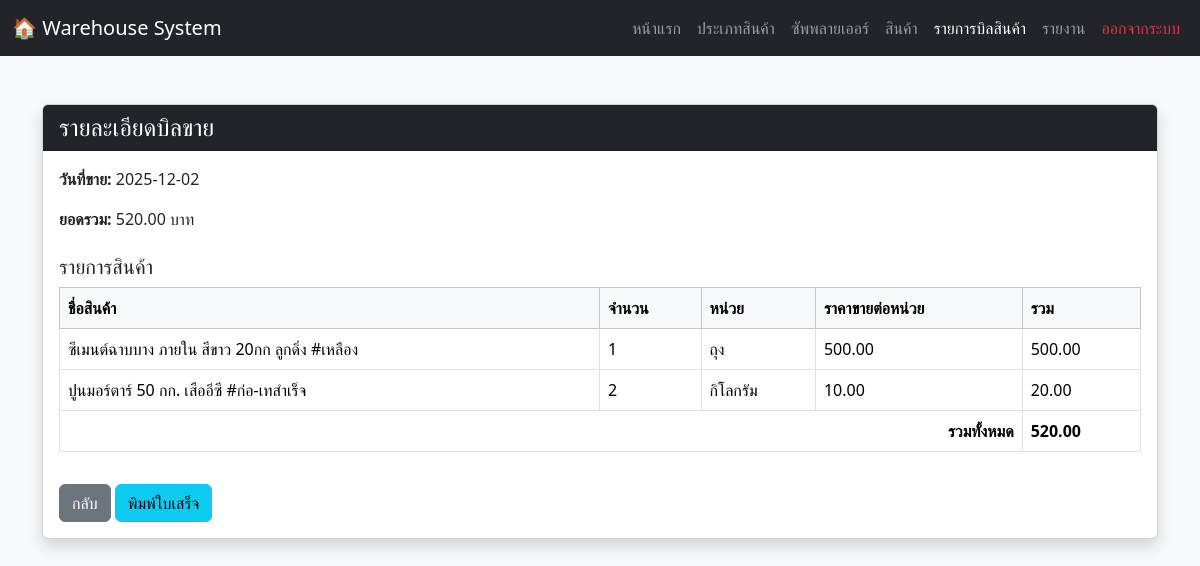
Screenshot of /sale_detail.php?sale_id=25 with the database file from the repository.
### tables this page shows
CREATE TABLE `sales` (
  `sale_id` int(11) NOT NULL,
  `user_id` int(11) DEFAULT NULL,
  `sale_date` date DEFAULT NULL,
  `total_amount` decimal(12,2) DEFAULT NULL
);

CREATE TABLE `sale_details` (
  `sale_detail_id` int(11) NOT NULL,
  `sale_id` int(11) DEFAULT NULL,
  `product_id` int(11) DEFAULT NULL,
  `quantity` int(11) NOT NULL,
  `sale_price` decimal(10,2) NOT NULL,
  `sale_unit` varchar(50) NOT NULL
);

CREATE TABLE `products` (
  `product_id` int(11) NOT NULL,
  `product_name` varchar(150) NOT NULL,
  `category_id` int(11) DEFAULT NULL,
  `supplier_id` int(11) DEFAULT NULL,
  `base_unit` varchar(50) DEFAULT NULL,
  `sub_unit` varchar(50) DEFAULT NULL,
  `unit_conversion_rate` decimal(10,2) NOT NULL DEFAULT 1.00,
  `stock_in_sub_unit` decimal(10,2) NOT NULL DEFAULT 0.00,
  `selling_price` decimal(10,2) NOT NULL DEFAULT 0.00,
  `reorder_level` decimal(10,2) NOT NULL DEFAULT 0.00,
  `image_path` varchar(255) DEFAULT NULL
);

### sale_detail.php (the view, shortened to what this page needs)
<?php
include 'connection.php';
$sale_id = $_GET['sale_id'];
$sql_sale = "SELECT sale_id, sale_date, total_amount
             FROM sales
             WHERE sale_id = ?";
$stmt = $conn->prepare($sql_sale);
$stmt->bind_param("i", $sale_id);
$stmt->execute();
$result_sale = $stmt->get_result();
$sale = $result_sale->fetch_assoc();
$sql_detail = "SELECT sd.*, p.product_name, p.base_unit, p.unit_conversion_rate
               FROM sale_details sd
               JOIN products p ON sd.product_id = p.product_id
               WHERE sd.sale_id = ?";
$stmt2 = $conn->prepare($sql_detail);
$stmt2->bind_param("i", $sale_id);
$stmt2->execute();
$result_detail = $stmt2->get_result();
$price_header = "ราคาขายต่อหน่วย";
$all_items = [];
if ($result_detail->num_rows > 0) {
    while($item = $result_detail->fetch_assoc()) {
        $all_items[] = $item;
    }
}
?>
<!DOCTYPE html>
<html lang="th">
<head>
    <link href="https://cdn.jsdelivr.net/npm/bootstrap@5.3.2/dist/css/bootstrap.min.css" rel="stylesheet">
</head>
<body class="bg-light">
  <nav class="navbar navbar-expand-lg navbar-dark bg-dark">
    <div class="container-fluid">
      <a class="navbar-brand" href="#">🏠 Warehouse System</a>
      <div class="collapse navbar-collapse" id="navbarNav">
        <ul class="navbar-nav ms-auto">
          <li class="nav-item"><a class="nav-link" href="homepage.php">หน้าแรก</a></li>
          <li class="nav-item"><a class="nav-link" href="categories.php">ประเภทสินค้า</a></li>
          <li class="nav-item"><a class="nav-link" href="suppliers.php">ซัพพลายเออร์</a></li>
          <li class="nav-item"><a class="nav-link" href="products.php">สินค้า</a></li>
          <li class="nav-item"><a class="nav-link active" href="warehouse_page.php">รายการบิลสินค้า</a></li>
          <li class="nav-item"><a class="nav-link" href="report.php">รายงาน</a></li>
          <li class="nav-item"><a class="nav-link text-danger" href="logout.php">ออกจากระบบ</a></li>
        </ul>
      </div>
    </div>
  </nav>
<div class="container mt-5 mb-5">
  <div class="card shadow">
    <div class="card-header bg-dark text-white">
      <h4 class="mb-0">รายละเอียดบิลขาย</h4>
    </div>
    <div class="card-body">
      <p><strong>วันที่ขาย:</strong> <?= htmlspecialchars($sale['sale_date']) ?></p>
      <p><strong>ยอดรวม:</strong> <?= number_format($sale['total_amount'], 2) ?> บาท</p>
      <h5 class="mt-4">รายการสินค้า</h5>
      <table class="table table-bordered">
        <thead class="table-light">
          <tr>
            <th>ชื่อสินค้า</th>
            <th>จำนวน</th>
            <th>หน่วย</th>
            <th><?= $price_header ?></th>
            <th>รวม</th>
          </tr>
        </thead>
        <tbody>
        <?php
        $total = 0;
        foreach ($all_items as $row) {
            $multiplier = 1;
            if ($row['sale_unit'] == $row['base_unit'] && $row['unit_conversion_rate'] > 1) {
                $multiplier = $row['unit_conversion_rate'];
            }
            $sum = $row['quantity'] * $row['sale_price'] * $multiplier;
            $total += $sum;
            $display_price = $row['sale_price'];
            if ($multiplier > 1) {
                $display_price = $row['sale_price'] * $row['unit_conversion_rate'];
            }
            echo "<tr>
                    <td class='product-name-col'>" . htmlspecialchars($row['product_name']) . "</td>
                    <td>{$row['quantity']}</td>
                    <td>" . htmlspecialchars($row['sale_unit']) . "</td>
                    <td>" . number_format($display_price, 2) . "</td>
                    <td>" . number_format($sum, 2) . "</td>
                  </tr>";
        }
        ?>
        </tbody>
        <tfoot>
          <tr>
            <th colspan="4" class="text-end">รวมทั้งหมด</th>
            <th><?= number_format($total, 2) ?></th>
          </tr>
        </tfoot>
      </table>
      <a href="warehouse_page.php" class="btn btn-secondary mt-3 no-print">กลับ</a>
      <button onclick="window.print()" class="btn btn-info mt-3 no-print">พิมพ์ใบเสร็จ</button>
    </div>
  </div>
</div>
</body>
</html>

### sale_detail.php (style rules this page uses)
.product-name-col { word-wrap: break-word; overflow-wrap: break-word; }

### rows the page displays
sales: sale_date "2025-12-02", total_amount "520.00"
sale_details: product.product_name "ซีเมนต์ฉาบบาง ภายใน สีขาว 20กก ลูกดิ่ง #เหลือง", quantity "1", sale_unit "ถุง", sale_price.unit_conversion_rate "500.00", sum "500.00"
sale_details: product.product_name "ปูนมอร์ตาร์ 50 กก. เสืออีซี #ก่อ-เทสำเร็จ", quantity "2", sale_unit "กิโลกรัม", sale_price "10.00", sum "20.00"

### other values shown
$price_header "ราคาขายต่อหน่วย"
$total "520.00"
